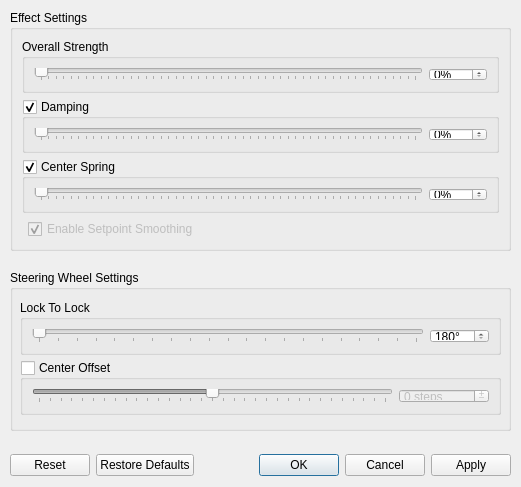
<?xml version="1.0" encoding="UTF-8"?>
<ui version="4.0">
 <class>WheelSettingsDialog</class>
 <widget class="QDialog" name="WheelSettingsDialog">
  <property name="windowModality">
   <enum>Qt::ApplicationModal</enum>
  </property>
  <property name="geometry">
   <rect>
    <x>0</x>
    <y>0</y>
    <width>521</width>
    <height>487</height>
   </rect>
  </property>
  <property name="sizePolicy">
   <sizepolicy hsizetype="Fixed" vsizetype="Fixed">
    <horstretch>0</horstretch>
    <verstretch>0</verstretch>
   </sizepolicy>
  </property>
  <property name="windowTitle">
   <string>Device Settings</string>
  </property>
  <property name="autoFillBackground">
   <bool>false</bool>
  </property>
  <property name="modal">
   <bool>true</bool>
  </property>
  <widget class="QGroupBox" name="groupBox">
   <property name="geometry">
    <rect>
     <x>10</x>
     <y>10</y>
     <width>501</width>
     <height>241</height>
    </rect>
   </property>
   <property name="title">
    <string>Effect Settings</string>
   </property>
   <layout class="QFormLayout" name="formLayout">
    <item row="1" column="0" colspan="2">
     <widget class="QGroupBox" name="effects_damper_groupbox">
      <property name="title">
       <string>Damping</string>
      </property>
      <property name="flat">
       <bool>true</bool>
      </property>
      <property name="checkable">
       <bool>true</bool>
      </property>
      <layout class="QGridLayout" name="gridLayout_2">
       <item row="0" column="1">
        <widget class="QSlider" name="effects_damper_slider">
         <property name="maximum">
          <number>100</number>
         </property>
         <property name="orientation">
          <enum>Qt::Horizontal</enum>
         </property>
         <property name="invertedAppearance">
          <bool>false</bool>
         </property>
         <property name="invertedControls">
          <bool>false</bool>
         </property>
         <property name="tickPosition">
          <enum>QSlider::TicksBelow</enum>
         </property>
         <property name="tickInterval">
          <number>2</number>
         </property>
        </widget>
       </item>
       <item row="0" column="2">
        <widget class="QSpinBox" name="effects_damper_spinBox">
         <property name="wrapping">
          <bool>false</bool>
         </property>
         <property name="suffix">
          <string notr="true">%</string>
         </property>
         <property name="maximum">
          <number>100</number>
         </property>
        </widget>
       </item>
      </layout>
     </widget>
    </item>
    <item row="0" column="0" colspan="2">
     <widget class="QGroupBox" name="groupBox_3">
      <property name="title">
       <string>Overall Strength</string>
      </property>
      <property name="flat">
       <bool>true</bool>
      </property>
      <layout class="QGridLayout" name="gridLayout">
       <item row="0" column="1">
        <widget class="QSlider" name="effects_overall_slider">
         <property name="maximum">
          <number>100</number>
         </property>
         <property name="singleStep">
          <number>1</number>
         </property>
         <property name="tracking">
          <bool>true</bool>
         </property>
         <property name="orientation">
          <enum>Qt::Horizontal</enum>
         </property>
         <property name="invertedAppearance">
          <bool>false</bool>
         </property>
         <property name="invertedControls">
          <bool>false</bool>
         </property>
         <property name="tickPosition">
          <enum>QSlider::TicksBelow</enum>
         </property>
         <property name="tickInterval">
          <number>2</number>
         </property>
        </widget>
       </item>
       <item row="0" column="2">
        <widget class="QSpinBox" name="effects_overall_spinBox">
         <property name="wrapping">
          <bool>false</bool>
         </property>
         <property name="suffix">
          <string notr="true">%</string>
         </property>
         <property name="maximum">
          <number>100</number>
         </property>
        </widget>
       </item>
      </layout>
     </widget>
    </item>
    <item row="2" column="0" colspan="2">
     <widget class="QGroupBox" name="effects_centerspring_groupbox">
      <property name="title">
       <string>Center Spring</string>
      </property>
      <property name="flat">
       <bool>true</bool>
      </property>
      <property name="checkable">
       <bool>true</bool>
      </property>
      <layout class="QGridLayout" name="gridLayout_3">
       <item row="0" column="1">
        <widget class="QSlider" name="effects_centerspring_slider">
         <property name="maximum">
          <number>100</number>
         </property>
         <property name="orientation">
          <enum>Qt::Horizontal</enum>
         </property>
         <property name="invertedAppearance">
          <bool>false</bool>
         </property>
         <property name="invertedControls">
          <bool>false</bool>
         </property>
         <property name="tickPosition">
          <enum>QSlider::TicksBelow</enum>
         </property>
         <property name="tickInterval">
          <number>2</number>
         </property>
        </widget>
       </item>
       <item row="0" column="2">
        <widget class="QSpinBox" name="effects_centerspring_spinbox">
         <property name="wrapping">
          <bool>false</bool>
         </property>
         <property name="suffix">
          <string notr="true">%</string>
         </property>
         <property name="maximum">
          <number>100</number>
         </property>
        </widget>
       </item>
      </layout>
     </widget>
    </item>
    <item row="3" column="1">
     <widget class="QCheckBox" name="effects_enable_setpointSmoothing">
      <property name="enabled">
       <bool>false</bool>
      </property>
      <property name="text">
       <string>Enable Setpoint Smoothing</string>
      </property>
      <property name="checkable">
       <bool>true</bool>
      </property>
      <property name="checked">
       <bool>true</bool>
      </property>
     </widget>
    </item>
   </layout>
  </widget>
  <widget class="QDialogButtonBox" name="buttonBox">
   <property name="geometry">
    <rect>
     <x>10</x>
     <y>450</y>
     <width>501</width>
     <height>31</height>
    </rect>
   </property>
   <property name="orientation">
    <enum>Qt::Horizontal</enum>
   </property>
   <property name="standardButtons">
    <set>QDialogButtonBox::Apply|QDialogButtonBox::Cancel|QDialogButtonBox::Ok|QDialogButtonBox::Reset|QDialogButtonBox::RestoreDefaults</set>
   </property>
   <property name="centerButtons">
    <bool>false</bool>
   </property>
  </widget>
  <widget class="QGroupBox" name="groupBox_2">
   <property name="geometry">
    <rect>
     <x>10</x>
     <y>270</y>
     <width>501</width>
     <height>161</height>
    </rect>
   </property>
   <property name="title">
    <string>Steering Wheel Settings</string>
   </property>
   <widget class="QGroupBox" name="wheel_degreesOfRotationGroupbox">
    <property name="geometry">
     <rect>
      <x>10</x>
      <y>30</y>
      <width>481</width>
      <height>55</height>
     </rect>
    </property>
    <property name="title">
     <string>Lock To Lock</string>
    </property>
    <property name="flat">
     <bool>true</bool>
    </property>
    <layout class="QGridLayout" name="gridLayout_4">
     <item row="0" column="1">
      <widget class="QSlider" name="wheel_degrees_of_rotation_slider">
       <property name="minimum">
        <number>180</number>
       </property>
       <property name="maximum">
        <number>1080</number>
       </property>
       <property name="singleStep">
        <number>1</number>
       </property>
       <property name="pageStep">
        <number>45</number>
       </property>
       <property name="tracking">
        <bool>true</bool>
       </property>
       <property name="orientation">
        <enum>Qt::Horizontal</enum>
       </property>
       <property name="invertedAppearance">
        <bool>false</bool>
       </property>
       <property name="invertedControls">
        <bool>false</bool>
       </property>
       <property name="tickPosition">
        <enum>QSlider::TicksBelow</enum>
       </property>
       <property name="tickInterval">
        <number>45</number>
       </property>
      </widget>
     </item>
     <item row="0" column="2">
      <widget class="QSpinBox" name="wheel_degreesOfRotation_spinBox">
       <property name="wrapping">
        <bool>false</bool>
       </property>
       <property name="suffix">
        <string notr="true">°</string>
       </property>
       <property name="minimum">
        <number>180</number>
       </property>
       <property name="maximum">
        <number>1080</number>
       </property>
      </widget>
     </item>
    </layout>
   </widget>
   <widget class="QGroupBox" name="wheel_center_offset_groupbox">
    <property name="geometry">
     <rect>
      <x>10</x>
      <y>90</y>
      <width>481</width>
      <height>55</height>
     </rect>
    </property>
    <property name="title">
     <string>Center Offset</string>
    </property>
    <property name="flat">
     <bool>true</bool>
    </property>
    <property name="checkable">
     <bool>true</bool>
    </property>
    <property name="checked">
     <bool>false</bool>
    </property>
    <layout class="QGridLayout" name="gridLayout_5">
     <item row="0" column="1">
      <widget class="QSlider" name="wheel_center_offset_slider">
       <property name="minimum">
        <number>-8000</number>
       </property>
       <property name="maximum">
        <number>8000</number>
       </property>
       <property name="singleStep">
        <number>1</number>
       </property>
       <property name="pageStep">
        <number>100</number>
       </property>
       <property name="tracking">
        <bool>true</bool>
       </property>
       <property name="orientation">
        <enum>Qt::Horizontal</enum>
       </property>
       <property name="invertedAppearance">
        <bool>false</bool>
       </property>
       <property name="invertedControls">
        <bool>false</bool>
       </property>
       <property name="tickPosition">
        <enum>QSlider::TicksBelow</enum>
       </property>
       <property name="tickInterval">
        <number>500</number>
       </property>
      </widget>
     </item>
     <item row="0" column="2">
      <widget class="QSpinBox" name="wheel_center_offset_spinbox">
       <property name="wrapping">
        <bool>false</bool>
       </property>
       <property name="buttonSymbols">
        <enum>QAbstractSpinBox::PlusMinus</enum>
       </property>
       <property name="suffix">
        <string notr="true"> steps</string>
       </property>
       <property name="minimum">
        <number>-8000</number>
       </property>
       <property name="maximum">
        <number>8000</number>
       </property>
       <property name="singleStep">
        <number>100</number>
       </property>
      </widget>
     </item>
    </layout>
   </widget>
  </widget>
 </widget>
 <resources/>
 <connections>
  <connection>
   <sender>buttonBox</sender>
   <signal>accepted()</signal>
   <receiver>WheelSettingsDialog</receiver>
   <slot>accept()</slot>
   <hints>
    <hint type="sourcelabel">
     <x>248</x>
     <y>254</y>
    </hint>
    <hint type="destinationlabel">
     <x>157</x>
     <y>274</y>
    </hint>
   </hints>
  </connection>
  <connection>
   <sender>buttonBox</sender>
   <signal>rejected()</signal>
   <receiver>WheelSettingsDialog</receiver>
   <slot>reject()</slot>
   <hints>
    <hint type="sourcelabel">
     <x>316</x>
     <y>260</y>
    </hint>
    <hint type="destinationlabel">
     <x>286</x>
     <y>274</y>
    </hint>
   </hints>
  </connection>
 </connections>
</ui>
